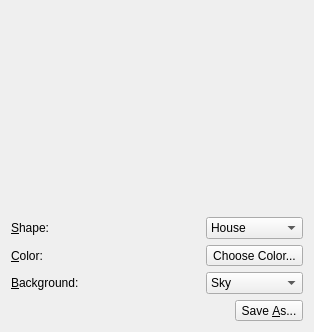
<?xml version="1.0" encoding="UTF-8"?>
<!-- Tests that custom slots on the form use string-based connections. Source: svggenerator -->
<ui version="4.0">
 <class>Window</class>
 <widget class="QWidget" name="Window">
  <property name="geometry">
   <rect>
    <x>0</x>
    <y>0</y>
    <width>339</width>
    <height>353</height>
   </rect>
  </property>
  <property name="windowTitle">
   <string>SVG Generator</string>
  </property>
  <layout class="QGridLayout" name="gridLayout_2">
   <property name="sizeConstraint">
    <enum>QLayout::SetFixedSize</enum>
   </property>
   <item row="0" column="0">
    <spacer name="horizontalSpacer_2">
     <property name="orientation">
      <enum>Qt::Horizontal</enum>
     </property>
     <property name="sizeHint" stdset="0">
      <size>
       <width>40</width>
       <height>20</height>
      </size>
     </property>
    </spacer>
   </item>
   <item row="0" column="1">
    <widget class="DisplayWidget" name="displayWidget" native="true">
     <property name="sizePolicy">
      <sizepolicy hsizetype="Fixed" vsizetype="Fixed">
       <horstretch>200</horstretch>
       <verstretch>200</verstretch>
      </sizepolicy>
     </property>
     <property name="minimumSize">
      <size>
       <width>200</width>
       <height>200</height>
      </size>
     </property>
     <property name="maximumSize">
      <size>
       <width>200</width>
       <height>200</height>
      </size>
     </property>
    </widget>
   </item>
   <item row="0" column="2">
    <spacer name="horizontalSpacer_3">
     <property name="orientation">
      <enum>Qt::Horizontal</enum>
     </property>
     <property name="sizeHint" stdset="0">
      <size>
       <width>40</width>
       <height>20</height>
      </size>
     </property>
    </spacer>
   </item>
   <item row="1" column="0" colspan="3">
    <layout class="QGridLayout" name="gridLayout">
     <item row="0" column="0">
      <widget class="QLabel" name="label">
       <property name="text">
        <string>&amp;Shape:</string>
       </property>
       <property name="buddy">
        <cstring>shapeComboBox</cstring>
       </property>
      </widget>
     </item>
     <item row="0" column="1">
      <widget class="QComboBox" name="shapeComboBox">
       <item>
        <property name="text">
         <string>House</string>
        </property>
       </item>
       <item>
        <property name="text">
         <string>Car</string>
        </property>
       </item>
      </widget>
     </item>
     <item row="1" column="0">
      <widget class="QLabel" name="label_2">
       <property name="text">
        <string>&amp;Color:</string>
       </property>
       <property name="buddy">
        <cstring>colorButton</cstring>
       </property>
      </widget>
     </item>
     <item row="1" column="1">
      <widget class="QToolButton" name="colorButton">
       <property name="text">
        <string>Choose Color...</string>
       </property>
      </widget>
     </item>
     <item row="2" column="0">
      <widget class="QLabel" name="label_3">
       <property name="text">
        <string>&amp;Background:</string>
       </property>
       <property name="buddy">
        <cstring>shapeComboBox_2</cstring>
       </property>
      </widget>
     </item>
     <item row="2" column="1">
      <widget class="QComboBox" name="shapeComboBox_2">
       <item>
        <property name="text">
         <string>Sky</string>
        </property>
       </item>
       <item>
        <property name="text">
         <string>Trees</string>
        </property>
       </item>
       <item>
        <property name="text">
         <string>Road</string>
        </property>
       </item>
      </widget>
     </item>
    </layout>
   </item>
   <item row="2" column="0" colspan="3">
    <layout class="QHBoxLayout" name="horizontalLayout">
     <item>
      <spacer name="horizontalSpacer">
       <property name="orientation">
        <enum>Qt::Horizontal</enum>
       </property>
       <property name="sizeHint" stdset="0">
        <size>
         <width>40</width>
         <height>20</height>
        </size>
       </property>
      </spacer>
     </item>
     <item>
      <widget class="QToolButton" name="toolButton_2">
       <property name="text">
        <string>Save &amp;As...</string>
       </property>
      </widget>
     </item>
    </layout>
   </item>
  </layout>
 </widget>
 <customwidgets>
  <customwidget>
   <class>DisplayWidget</class>
   <extends>QWidget</extends>
   <header>displaywidget.h</header>
   <container>1</container>
  </customwidget>
 </customwidgets>
 <resources/>
 <connections>
  <connection>
   <sender>shapeComboBox</sender>
   <signal>currentIndexChanged(int)</signal>
   <receiver>Window</receiver>
   <slot>updateShape(int)</slot>
   <hints>
    <hint type="sourcelabel">
     <x>288</x>
     <y>232</y>
    </hint>
    <hint type="destinationlabel">
     <x>336</x>
     <y>234</y>
    </hint>
   </hints>
  </connection>
  <connection>
   <sender>colorButton</sender>
   <signal>clicked()</signal>
   <receiver>Window</receiver>
   <slot>updateColor()</slot>
   <hints>
    <hint type="sourcelabel">
     <x>301</x>
     <y>262</y>
    </hint>
    <hint type="destinationlabel">
     <x>337</x>
     <y>267</y>
    </hint>
   </hints>
  </connection>
  <connection>
   <sender>shapeComboBox_2</sender>
   <signal>currentIndexChanged(int)</signal>
   <receiver>Window</receiver>
   <slot>updateBackground(int)</slot>
   <hints>
    <hint type="sourcelabel">
     <x>306</x>
     <y>299</y>
    </hint>
    <hint type="destinationlabel">
     <x>337</x>
     <y>311</y>
    </hint>
   </hints>
  </connection>
  <connection>
   <sender>toolButton_2</sender>
   <signal>clicked()</signal>
   <receiver>Window</receiver>
   <slot>saveSvg()</slot>
   <hints>
    <hint type="sourcelabel">
     <x>298</x>
     <y>336</y>
    </hint>
    <hint type="destinationlabel">
     <x>307</x>
     <y>348</y>
    </hint>
   </hints>
  </connection>
 </connections>
 <slots>
  <slot>updateBackground(int)</slot>
  <slot>updateColor()</slot>
  <slot>updateShape(int)</slot>
  <slot>saveSvg()</slot>
 </slots>
</ui>
